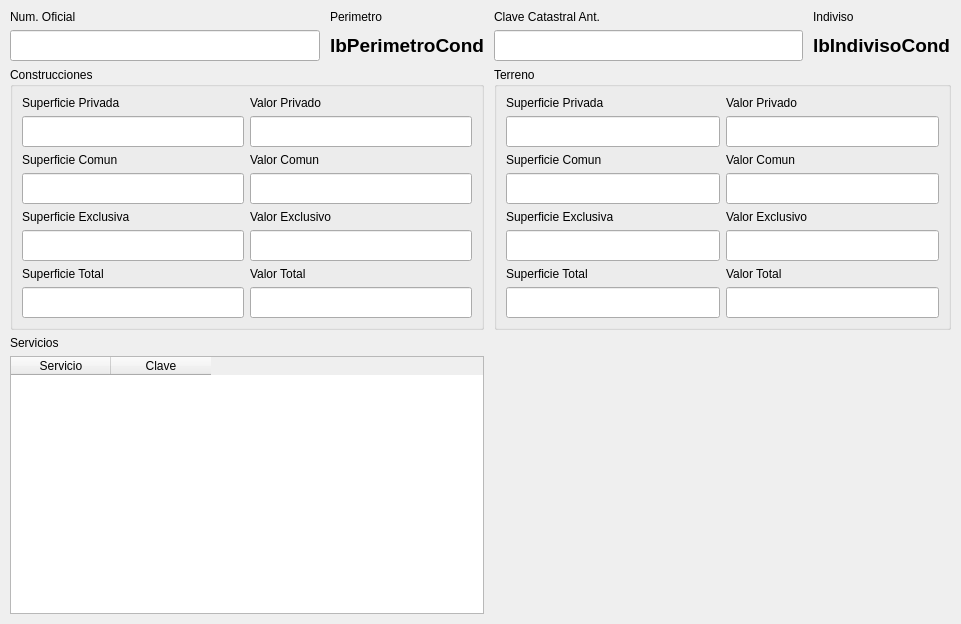
                <widget class="QWidget" name="scrollAreaWidgetContents_6">
                 <property name="geometry">
                  <rect>
                   <x>0</x>
                   <y>0</y>
                   <width>961</width>
                   <height>624</height>
                  </rect>
                 </property>
                 <layout class="QGridLayout" name="gridLayout_26">
                  <property name="leftMargin">
                   <number>10</number>
                  </property>
                  <property name="topMargin">
                   <number>10</number>
                  </property>
                  <property name="rightMargin">
                   <number>10</number>
                  </property>
                  <property name="bottomMargin">
                   <number>10</number>
                  </property>
                  <property name="horizontalSpacing">
                   <number>10</number>
                  </property>
                  <item row="1" column="2">
                   <widget class="QLineEdit" name="leCveCatAntCond">
                    <property name="font">
                     <font>
                      <pointsize>14</pointsize>
                      <weight>75</weight>
                      <bold>true</bold>
                     </font>
                    </property>
                   </widget>
                  </item>
                  <item row="0" column="1">
                   <widget class="QLabel" name="label_50">
                    <property name="maximumSize">
                     <size>
                      <width>16777215</width>
                      <height>20</height>
                     </size>
                    </property>
                    <property name="text">
                     <string>Perimetro</string>
                    </property>
                   </widget>
                  </item>
                  <item row="12" column="0">
                   <widget class="QLabel" name="label_97">
                    <property name="text">
                     <string>Servicios</string>
                    </property>
                   </widget>
                  </item>
                  <item row="0" column="2">
                   <widget class="QLabel" name="label_65">
                    <property name="maximumSize">
                     <size>
                      <width>16777215</width>
                      <height>20</height>
                     </size>
                    </property>
                    <property name="text">
                     <string>Clave Catastral Ant.</string>
                    </property>
                   </widget>
                  </item>
                  <item row="0" column="0">
                   <widget class="QLabel" name="label_20">
                    <property name="minimumSize">
                     <size>
                      <width>0</width>
                      <height>0</height>
                     </size>
                    </property>
                    <property name="maximumSize">
                     <size>
                      <width>16777215</width>
                      <height>20</height>
                     </size>
                    </property>
                    <property name="text">
                     <string>Num. Oficial</string>
                    </property>
                   </widget>
                  </item>
                  <item row="1" column="0">
                   <widget class="QLineEdit" name="leNumOfCond">
                    <property name="font">
                     <font>
                      <pointsize>14</pointsize>
                      <weight>75</weight>
                      <bold>true</bold>
                     </font>
                    </property>
                    <property name="maxLength">
                     <number>20</number>
                    </property>
                   </widget>
                  </item>
                  <item row="1" column="1">
                   <widget class="QLabel" name="lbPerimetroCond">
                    <property name="font">
                     <font>
                      <pointsize>14</pointsize>
                      <weight>75</weight>
                      <bold>true</bold>
                     </font>
                    </property>
                    <property name="text">
                     <string>lbPerimetroCond</string>
                    </property>
                   </widget>
                  </item>
                  <item row="1" column="3">
                   <widget class="QLabel" name="lbIndivisoCond">
                    <property name="font">
                     <font>
                      <pointsize>14</pointsize>
                      <weight>75</weight>
                      <bold>true</bold>
                     </font>
                    </property>
                    <property name="text">
                     <string>lbIndivisoCond</string>
                    </property>
                   </widget>
                  </item>
                  <item row="0" column="3">
                   <widget class="QLabel" name="label_76">
                    <property name="maximumSize">
                     <size>
                      <width>16777215</width>
                      <height>20</height>
                     </size>
                    </property>
                    <property name="text">
                     <string>Indiviso</string>
                    </property>
                   </widget>
                  </item>
                  <item row="8" column="0" colspan="2">
                   <widget class="QGroupBox" name="groupBox">
                    <property name="title">
                     <string>Construcciones</string>
                    </property>
                    <layout class="QGridLayout" name="gridLayout_18">
                     <item row="3" column="0">
                      <widget class="QLineEdit" name="leSupConstComunCond">
                       <property name="font">
                        <font>
                         <pointsize>14</pointsize>
                         <weight>75</weight>
                         <bold>true</bold>
                        </font>
                       </property>
                       <property name="maxLength">
                        <number>20</number>
                       </property>
                      </widget>
                     </item>
                     <item row="5" column="0">
                      <widget class="QLineEdit" name="leSupConstExcCond">
                       <property name="font">
                        <font>
                         <pointsize>14</pointsize>
                         <weight>75</weight>
                         <bold>true</bold>
                        </font>
                       </property>
                       <property name="maxLength">
                        <number>20</number>
                       </property>
                      </widget>
                     </item>
                     <item row="1" column="0">
                      <widget class="QLineEdit" name="leSupConstPrivCond">
                       <property name="font">
                        <font>
                         <pointsize>14</pointsize>
                         <weight>75</weight>
                         <bold>true</bold>
                        </font>
                       </property>
                       <property name="maxLength">
                        <number>20</number>
                       </property>
                      </widget>
                     </item>
                     <item row="2" column="0" alignment="Qt::AlignBottom">
                      <widget class="QLabel" name="label_75">
                       <property name="text">
                        <string>Superficie Comun</string>
                       </property>
                      </widget>
                     </item>
                     <item row="4" column="0" alignment="Qt::AlignBottom">
                      <widget class="QLabel" name="lbSupConstExcCond">
                       <property name="text">
                        <string>Superficie Exclusiva</string>
                       </property>
                      </widget>
                     </item>
                     <item row="0" column="0" alignment="Qt::AlignBottom">
                      <widget class="QLabel" name="label_70">
                       <property name="text">
                        <string>Superficie Privada</string>
                       </property>
                      </widget>
                     </item>
                     <item row="7" column="0">
                      <widget class="QLineEdit" name="leSupConstTotalCond">
                       <property name="font">
                        <font>
                         <pointsize>14</pointsize>
                         <weight>75</weight>
                         <bold>true</bold>
                        </font>
                       </property>
                       <property name="maxLength">
                        <number>20</number>
                       </property>
                      </widget>
                     </item>
                     <item row="6" column="0" alignment="Qt::AlignBottom">
                      <widget class="QLabel" name="label_71">
                       <property name="text">
                        <string>Superficie Total</string>
                       </property>
                      </widget>
                     </item>
                     <item row="0" column="1" alignment="Qt::AlignBottom">
                      <widget class="QLabel" name="label_54">
                       <property name="text">
                        <string>Valor Privado</string>
                       </property>
                      </widget>
                     </item>
                     <item row="1" column="1">
                      <widget class="QLineEdit" name="leValConstPrivCond">
                       <property name="font">
                        <font>
                         <pointsize>14</pointsize>
                         <weight>75</weight>
                         <bold>true</bold>
                        </font>
                       </property>
                       <property name="maxLength">
                        <number>20</number>
                       </property>
                      </widget>
                     </item>
                     <item row="2" column="1" alignment="Qt::AlignBottom">
                      <widget class="QLabel" name="label_53">
                       <property name="text">
                        <string>Valor Comun</string>
                       </property>
                      </widget>
                     </item>
                     <item row="3" column="1">
                      <widget class="QLineEdit" name="leValConstComunCond">
                       <property name="font">
                        <font>
                         <pointsize>14</pointsize>
                         <weight>75</weight>
                         <bold>true</bold>
                        </font>
                       </property>
                       <property name="maxLength">
                        <number>20</number>
                       </property>
                      </widget>
                     </item>
                     <item row="4" column="1" alignment="Qt::AlignBottom">
                      <widget class="QLabel" name="lbValConstExcCond">
                       <property name="text">
                        <string>Valor Exclusivo</string>
                       </property>
                      </widget>
                     </item>
                     <item row="5" column="1">
                      <widget class="QLineEdit" name="leValConstExcCond">
                       <property name="font">
                        <font>
                         <pointsize>14</pointsize>
                         <weight>75</weight>
                         <bold>true</bold>
                        </font>
                       </property>
                       <property name="maxLength">
                        <number>20</number>
                       </property>
                      </widget>
                     </item>
                     <item row="6" column="1" alignment="Qt::AlignBottom">
                      <widget class="QLabel" name="label_62">
                       <property name="text">
                        <string>Valor Total</string>
                       </property>
                      </widget>
                     </item>
                     <item row="7" column="1">
                      <widget class="QLineEdit" name="leValConstTotalCond">
                       <property name="font">
                        <font>
                         <pointsize>14</pointsize>
                         <weight>75</weight>
                         <bold>true</bold>
                        </font>
                       </property>
                       <property name="maxLength">
                        <number>20</number>
                       </property>
                      </widget>
                     </item>
                    </layout>
                   </widget>
                  </item>
                  <item row="8" column="2" colspan="2">
                   <widget class="QGroupBox" name="groupBox_2">
                    <property name="title">
                     <string>Terreno</string>
                    </property>
                    <layout class="QGridLayout" name="gridLayout_19">
                     <item row="5" column="0">
                      <widget class="QLineEdit" name="leSupTerrExcCond">
                       <property name="font">
                        <font>
                         <pointsize>14</pointsize>
                         <weight>75</weight>
                         <bold>true</bold>
                        </font>
                       </property>
                       <property name="maxLength">
                        <number>20</number>
                       </property>
                      </widget>
                     </item>
                     <item row="0" column="0" alignment="Qt::AlignBottom">
                      <widget class="QLabel" name="label_73">
                       <property name="text">
                        <string>Superficie Privada</string>
                       </property>
                      </widget>
                     </item>
                     <item row="3" column="0">
                      <widget class="QLineEdit" name="leSupTerrComunCond">
                       <property name="font">
                        <font>
                         <pointsize>14</pointsize>
                         <weight>75</weight>
                         <bold>true</bold>
                        </font>
                       </property>
                       <property name="maxLength">
                        <number>20</number>
                       </property>
                      </widget>
                     </item>
                     <item row="6" column="0" alignment="Qt::AlignBottom">
                      <widget class="QLabel" name="label_72">
                       <property name="text">
                        <string>Superficie Total</string>
                       </property>
                      </widget>
                     </item>
                     <item row="1" column="0">
                      <widget class="QLineEdit" name="leSupTerrPrivCond">
                       <property name="font">
                        <font>
                         <pointsize>14</pointsize>
                         <weight>75</weight>
                         <bold>true</bold>
                        </font>
                       </property>
                       <property name="maxLength">
                        <number>20</number>
                       </property>
                      </widget>
                     </item>
                     <item row="7" column="0">
                      <widget class="QLineEdit" name="leSupTerrTotalCond">
                       <property name="font">
                        <font>
                         <pointsize>14</pointsize>
                         <weight>75</weight>
                         <bold>true</bold>
                        </font>
                       </property>
                       <property name="maxLength">
                        <number>20</number>
                       </property>
                      </widget>
                     </item>
                     <item row="4" column="0" alignment="Qt::AlignBottom">
                      <widget class="QLabel" name="lbSupTerrExcCond">
                       <property name="text">
                        <string>Superficie Exclusiva</string>
                       </property>
                      </widget>
                     </item>
                     <item row="2" column="0" alignment="Qt::AlignBottom">
                      <widget class="QLabel" name="label_68">
                       <property name="text">
                        <string>Superficie Comun</string>
                       </property>
                      </widget>
                     </item>
                     <item row="0" column="1" alignment="Qt::AlignBottom">
                      <widget class="QLabel" name="label_52">
                       <property name="text">
                        <string>Valor Privado</string>
                       </property>
                      </widget>
                     </item>
                     <item row="1" column="1">
                      <widget class="QLineEdit" name="leValTerrPrivCond">
                       <property name="font">
                        <font>
                         <pointsize>14</pointsize>
                         <weight>75</weight>
                         <bold>true</bold>
                        </font>
                       </property>
                       <property name="maxLength">
                        <number>20</number>
                       </property>
                      </widget>
                     </item>
                     <item row="2" column="1" alignment="Qt::AlignBottom">
                      <widget class="QLabel" name="label_55">
                       <property name="text">
                        <string>Valor Comun</string>
                       </property>
                      </widget>
                     </item>
                     <item row="3" column="1">
                      <widget class="QLineEdit" name="leValTerrComunCond">
                       <property name="font">
                        <font>
                         <pointsize>14</pointsize>
                         <weight>75</weight>
                         <bold>true</bold>
                        </font>
                       </property>
                       <property name="maxLength">
                        <number>20</number>
                       </property>
                      </widget>
                     </item>
                     <item row="4" column="1" alignment="Qt::AlignBottom">
                      <widget class="QLabel" name="lbValTerrExcCond">
                       <property name="text">
                        <string>Valor Exclusivo</string>
                       </property>
                      </widget>
                     </item>
                     <item row="5" column="1">
                      <widget class="QLineEdit" name="leValTerrExcCond">
                       <property name="font">
                        <font>
                         <pointsize>14</pointsize>
                         <weight>75</weight>
                         <bold>true</bold>
                        </font>
                       </property>
                       <property name="maxLength">
                        <number>20</number>
                       </property>
                      </widget>
                     </item>
                     <item row="6" column="1" alignment="Qt::AlignBottom">
                      <widget class="QLabel" name="label_63">
                       <property name="text">
                        <string>Valor Total</string>
                       </property>
                      </widget>
                     </item>
                     <item row="7" column="1">
                      <widget class="QLineEdit" name="leValTerrTotalCond">
                       <property name="font">
                        <font>
                         <pointsize>14</pointsize>
                         <weight>75</weight>
                         <bold>true</bold>
                        </font>
                       </property>
                       <property name="maxLength">
                        <number>20</number>
                       </property>
                      </widget>
                     </item>
                    </layout>
                   </widget>
                  </item>
                  <item row="13" column="0" colspan="2">
                   <widget class="QTableWidget" name="twServiciosCondo">
                    <property name="minimumSize">
                     <size>
                      <width>364</width>
                      <height>244</height>
                     </size>
                    </property>
                    <property name="maximumSize">
                     <size>
                      <width>16777215</width>
                      <height>16777215</height>
                     </size>
                    </property>
                    <column>
                     <property name="text">
                      <string>Servicio</string>
                     </property>
                    </column>
                    <column>
                     <property name="text">
                      <string>Clave</string>
                     </property>
                    </column>
                   </widget>
                  </item>
                 </layout>
                </widget>
